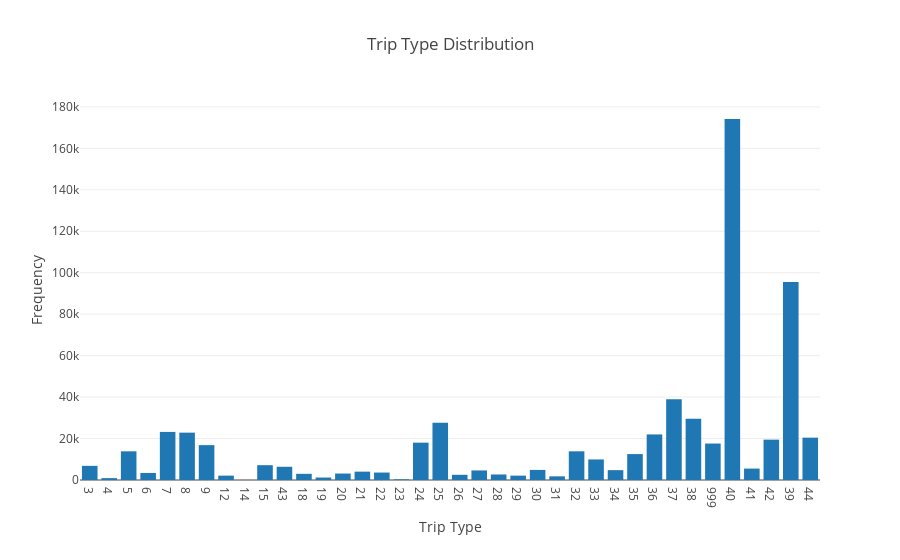

Source (notebook cell):
### Markdown cell above
#### Distribution of classes before removing visits with missing values in Upc number, Fine Line Number and Department Description.

### Code cell
plot_distribution(data['TripType'],"Trip Type Distribution","Trip Type","Frequency")

### Figure 1 — Plotly figure (JSON) as saved in the notebook; plotly's stock layout.template omitted (floating-point values rounded to 4 significant figures)
{"data": [{"type": "bar", "x": ["3", "4", "5", "6", "7", "8", "9", "12", "14", "15", "43", "18", "19", "20", "21", "22", "23", "24", "25", "26", "27", "28", "29", "30", "31", "32", "33", "34", "35", "36", "37", "38", "999", "40", "41", "42", "39", "44"], "y": [6827, 901, 13836, 3405, 23199, 22844, 16820, 2108, 35, 7147, 6383, 2977, 1188, 3116, 4032, 3592, 325, 18015, 27609, 2507, 4613, 2664, 2105, 4861, 1765, 13843, 9918, 4751, 12501, 21990, 38954, 29565, 17590, 174164, 5508, 19468, 95504, 20424]}], "layout": {"title": "Trip Type Distribution", "xaxis": {"title": "Trip Type", "type": "category"}, "yaxis": {"title": "Frequency"}}}
